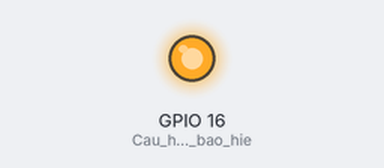
A sketch run on a simulated ESP8266 (NodeMCU). On the bench: output pins drawn as LEDs (lit = HIGH). WiFi joins after 1.5 s; servers stay silent unless stated.

Above: at 8.9 s.
At 17.95 s:
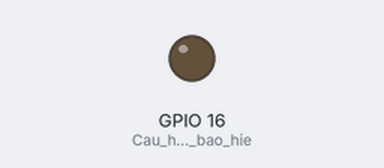
Timing chart, 0 to 23.4 s (numbered marks = the images above):
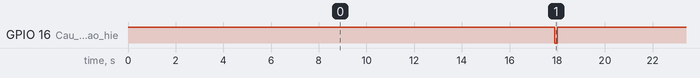

The sketch:

NodeMCU_ThingSpeak.ino
```cpp
// Khai bao su dung cac thu vien
#include <ThingSpeak.h>   // https://github.com/mathworks/thingspeak-arduino
#include <ESP8266WiFi.h>  // https://github.com/esp8266/Arduino/tree/master/libraries/ESP8266WiFi

//char ssid[] = "TP-Link_1CC4";   // your network SSID (name)
//char pass[] = "76767676";       // your network password

char ssid[] = "MAN35";   // your network SSID (name)
char pass[] = "987654321";       // your network password

WiFiClient  client;

unsigned long myChannelNumber_Wind = 1679967;  // Channel ID Channel Wind
const char * myWriteAPIKey_Wind = "XVUYKD4293ZRATMT"; // Write API Key Channel Wind

unsigned long myChannelNumber_Solar = 1678412;  // Channel ID Channel Solar
const char * myWriteAPIKey_Solar = "TV81HAV44XK6J1PP"; // Write API Key Channel Solar

unsigned long myChannelNumber_3 = 1679968;  // Channel ID Channel PF, Weather
const char * myWriteAPIKey_3 = "FZH5P53DUT56TDAZ"; // Write API Key Channel PF, Weather

// Khai bao Struct
struct Node
{
  float DCVoltage;
  float DCCurrent;
  float DCPower;
  float ACVoltage;
  float ACCurrent;
  float ACPower;
  float Energy;
  float Frequency;
  float PowerFactor;
  float Weather;
};

struct Node Node1, Node2;

unsigned long last_time = 0;  // Gia tri time

// Ham ngat nhan du lieu tu ATmega328P thong qua HardwareUART
void SerialEvent()
{
  while (Serial.available())
  {
    Serial.readBytes((byte*)&Node1, sizeof(Node1));
    Serial.readBytes((byte*)&Node2, sizeof(Node2));
  }
}

// Ham gui du lieu len Server ThingSpeak
void WriteDataToThingSpeak()
{
  // Connect or reconnect to WiFi
  if(WiFi.status() != WL_CONNECTED)
  {
    while(WiFi.status() != WL_CONNECTED)
    {
      WiFi.begin(ssid, pass);  // Connect to WPA/WPA2 network. Change this line if using open or WEP network
      delay(5000);
    }
  }
  else
  {
    if((unsigned long)(millis() - last_time > 17000)) // Wait 17000 miliseconds to update the channel again
    {
      // set the fields with the values
      ThingSpeak.setField(1, Node1.DCVoltage);
      ThingSpeak.setField(2, Node1.DCCurrent);
      ThingSpeak.setField(3, Node1.DCPower);
      ThingSpeak.setField(4, Node1.ACVoltage);
      ThingSpeak.setField(5, Node1.ACCurrent);
      ThingSpeak.setField(6, Node1.ACPower);
      ThingSpeak.setField(7, Node1.Energy);
      ThingSpeak.setField(8, Node1.Frequency);

      // write to the ThingSpeak channel Solar
      int x = ThingSpeak.writeFields(myChannelNumber_Wind, myWriteAPIKey_Wind);

      // set the fields with the values
      ThingSpeak.setField(1, Node2.DCVoltage);
      ThingSpeak.setField(2, Node2.DCCurrent);
      ThingSpeak.setField(3, Node2.DCPower);
      ThingSpeak.setField(4, Node2.ACVoltage);
      ThingSpeak.setField(5, Node2.ACCurrent);
      ThingSpeak.setField(6, Node2.ACPower);
      ThingSpeak.setField(7, Node2.Energy);
      ThingSpeak.setField(8, Node2.Frequency);

      // write to the ThingSpeak channel Solar
      int y = ThingSpeak.writeFields(myChannelNumber_Solar, myWriteAPIKey_Solar);

      ThingSpeak.setField(1, Node2.PowerFactor);
      ThingSpeak.setField(2, Node1.PowerFactor);
      ThingSpeak.setField(3, Node2.Weather);
      ThingSpeak.setField(4, Node1.Weather);

      // write to the ThingSpeak channel PowerFactor, Weather
      int z = ThingSpeak.writeFields(myChannelNumber_3, myWriteAPIKey_3);

      Node1.DCVoltage = 0;
      Node1.DCCurrent = 0;
      Node1.DCPower = 0;
      Node1.ACVoltage = 0;
      Node1.ACCurrent = 0;
      Node1.ACPower = 0;
      Node1.Energy = 0;
      Node1.Frequency = 0;
      Node1.PowerFactor = 0;
      Node1.Weather = 0;

      Node2.DCVoltage = 0;
      Node2.DCCurrent = 0;
      Node2.DCPower = 0;
      Node2.ACVoltage = 0;
      Node2.ACCurrent = 0;
      Node2.ACPower = 0;
      Node2.Energy = 0;
      Node2.Frequency = 0;
      Node2.PowerFactor = 0;
      Node2.Weather = 0;

      digitalWrite(16,0);
      delay(100);
      digitalWrite(16,1);
      last_time = millis();
    }
  }
}

void setup()
{
  Serial.begin(115200);  // Initialize serial
  pinMode(16, OUTPUT);   // Cau hinh chan LED bao hieu
  digitalWrite(16,1);    // LED OFF

  WiFi.mode(WIFI_STA);

  ThingSpeak.begin(client);  // Initialize ThingSpeak
}

void loop()
{
  SerialEvent();
  WriteDataToThingSpeak();
}
```

Measured:
- by itself, GPIO 16 (Cau_hinh_chan_LED_bao_hie): alternates HIGH for 17.9 s and LOW for 0.10 s
